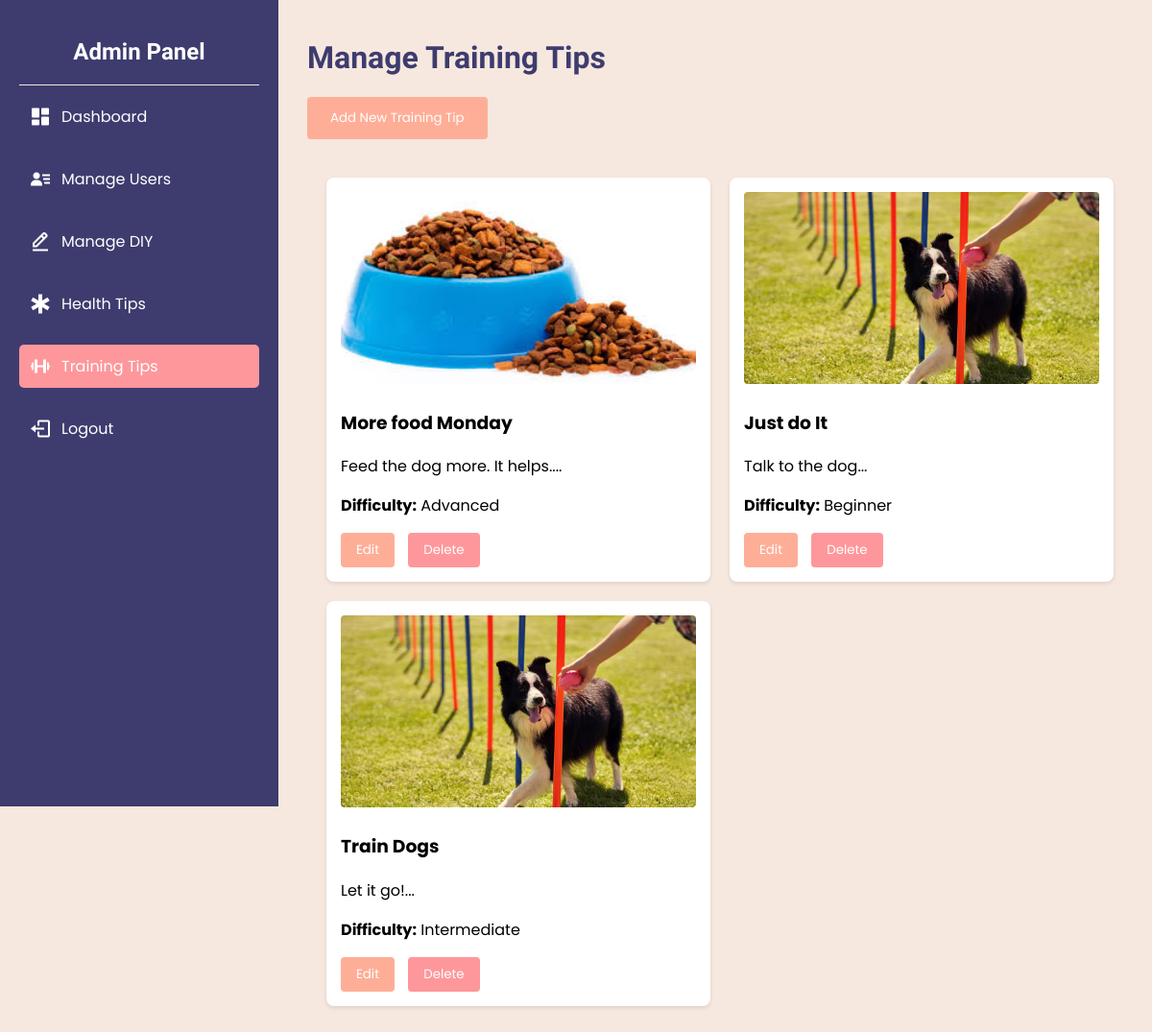
Page /view/admin/training-tips.php (signed in) on the committed database.
### tables this page shows
CREATE TABLE `training_tips` (
  `tip_id` int NOT NULL,
  `title` varchar(255) NOT NULL,
  `description` text NOT NULL,
  `difficulty` varchar(50) NOT NULL,
  `image_path` varchar(255) DEFAULT NULL,
  `status` enum('active','inactive') DEFAULT 'active',
  `created_by` int DEFAULT NULL,
  `created_at` timestamp NULL DEFAULT CURRENT_TIMESTAMP
);

### view/admin/training-tips.php (the view, shortened to what this page needs)
<?php
require_once '../../db/db.php';
$query = "SELECT t.*, u.username FROM training_tips t
          LEFT JOIN users u ON t.created_by = u.user_id
          ORDER BY t.created_at DESC";
$result = $conn->query($query);
?>
<!DOCTYPE html>
<html lang="en">
<head>
    <link href="https://unpkg.com/boxicons@2.1.4/css/boxicons.min.css" rel="stylesheet">
</head>
<body>
    <?php include 'sidebar.php'; ?>
    <div class="main-content">
        <h1>Manage Training Tips</h1>
        <button onclick="showAddForm()" class="add-btn">Add New Training Tip</button>
        <div class="training-tip-grid">
            <?php while ($tip = $result->fetch_assoc()): ?>
                <div class="training-tip-card">
                    <?php
                        $image_url = !empty($tip['image_path']) ?
                            "../../" . $tip['image_path'] :
                            "../../assets/images/placeholder.jpg";
                    ?>
                    <img src="<?= htmlspecialchars($image_url) ?>"
                         alt="<?= htmlspecialchars($tip['title']) ?>"
                         class="training-tip-image"
                         onerror="this.src='../../assets/images/placeholder.jpg'">
                    <h3><?= htmlspecialchars($tip['title']) ?></h3>
                    <p><?= htmlspecialchars(substr($tip['description'], 0, 100)) ?>...</p>
                    <p><strong>Difficulty:</strong> <?= htmlspecialchars($tip['difficulty']) ?></p>
                    <div class="action-buttons">
                        <button onclick="editTip(<?= $tip['tip_id'] ?>)" class="edit-btn">Edit</button>
                        <button onclick="deleteTip(<?= $tip['tip_id'] ?>)" class="delete-btn">Delete</button>
                    </div>
                </div>
            <?php endwhile; ?>
        </div>
    </div>
</body>
</html>

### view/admin/training-tips.php (style rules this page uses)
:root { --dark-blue: #3E3C6E; --pink: #FE979B; --peach: #FEAE97; --light-pink: #F6E8DF; --white: #FFFFFF; }
body { margin: 0; display: flex; font-family: 'Poppins', sans-serif; background-color: var(--cream); }
h1 { font-family: 'Fredoka One', cursive; color: var(--dark-blue); }
.training-tip-grid { display: grid; grid-template-columns: repeat(auto-fill, minmax(300px, 1fr)); gap: 20px; padding: 20px; }
.training-tip-card { background: var(--white); border-radius: 8px; padding: 15px; box-shadow: 0 2px 4px rgba(0,0,0,0.1); }
.training-tip-image { width: 100%; height: 200px; object-fit: cover; border-radius: 4px; }
.main-content { margin-left: 250px; padding: 20px; background-color: var(--light-pink); min-height: 100vh; }
.add-btn { background-color: var(--peach); color: var(--white); padding: 12px 24px; border: none; border-radius: 4px; cursor: pointer; margin-bottom: 20px; font-family: 'Poppins', sans-serif; transition: background-color 0.3s ease; }
.action-buttons button { padding: 8px 16px; border: none; border-radius: 4px; cursor: pointer; margin-right: 10px; font-family: 'Poppins', sans-serif; }
.edit-btn { background-color: var(--peach); color: var(--white); }
.delete-btn { background-color: var(--pink); color: var(--white); }

### view/admin/sidebar.php (style rules this page uses)
:root { --dark-blue: #3E3C6E; --pink: #FE979B; --peach: #FEAE97; --light-pink: #F6E8DF; --white: #FFFFFF; }
body { margin: 0; display: flex; font-family: 'Poppins', sans-serif; background-color: var(--light-pink); }
.main-content { margin-left: 300px; flex: 1; padding: 20px; background-color: var(--light-pink); min-height: 100vh; }

### rows in the picture
training_tips: image_path (picture), title "More food Monday", description "Feed the dog more. It helps.", difficulty "Advanced"
training_tips: image_path (picture), title "Just do It", description "Talk to the dog", difficulty "Beginner"
training_tips: image_path (picture), title "Train Dogs", description "Let it go!", difficulty "Intermediate"
